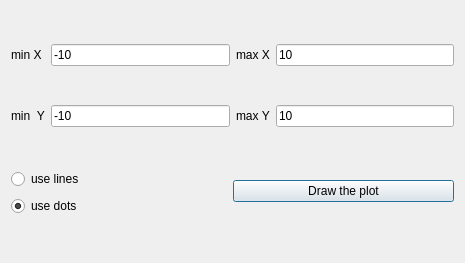
<?xml version="1.0" encoding="UTF-8"?>
<ui version="4.0">
 <class>plot_dialog</class>
 <widget class="QDialog" name="plot_dialog">
  <property name="geometry">
   <rect>
    <x>0</x>
    <y>0</y>
    <width>465</width>
    <height>263</height>
   </rect>
  </property>
  <property name="maximumSize">
   <size>
    <width>16777215</width>
    <height>400</height>
   </size>
  </property>
  <property name="windowTitle">
   <string>Dialog</string>
  </property>
  <layout class="QGridLayout" name="gridLayout_2">
   <item row="4" column="0" colspan="4">
    <layout class="QHBoxLayout" name="horizontalLayout" stretch="0,0">
     <property name="spacing">
      <number>0</number>
     </property>
     <property name="sizeConstraint">
      <enum>QLayout::SetMinAndMaxSize</enum>
     </property>
     <item>
      <layout class="QVBoxLayout" name="verticalLayout">
       <property name="spacing">
        <number>7</number>
       </property>
       <property name="topMargin">
        <number>3</number>
       </property>
       <item>
        <widget class="QRadioButton" name="lines_radio_button">
         <property name="text">
          <string>use lines</string>
         </property>
        </widget>
       </item>
       <item>
        <widget class="QRadioButton" name="dots_radio_button">
         <property name="text">
          <string>use dots</string>
         </property>
         <property name="checked">
          <bool>true</bool>
         </property>
        </widget>
       </item>
      </layout>
     </item>
     <item>
      <widget class="QPushButton" name="draw_plot_button">
       <property name="text">
        <string>Draw the plot</string>
       </property>
      </widget>
     </item>
    </layout>
   </item>
   <item row="1" column="2">
    <widget class="QLabel" name="max_x_label">
     <property name="text">
      <string>max X</string>
     </property>
    </widget>
   </item>
   <item row="2" column="2">
    <widget class="QLabel" name="max_y_label">
     <property name="text">
      <string>max Y</string>
     </property>
    </widget>
   </item>
   <item row="2" column="3">
    <widget class="QLineEdit" name="max_y_input">
     <property name="text">
      <string>10</string>
     </property>
    </widget>
   </item>
   <item row="1" column="0">
    <widget class="QLabel" name="min_x_label">
     <property name="text">
      <string>min X</string>
     </property>
    </widget>
   </item>
   <item row="1" column="1">
    <layout class="QGridLayout" name="gridLayout">
     <item row="0" column="1">
      <widget class="QLineEdit" name="min_x_input">
       <property name="text">
        <string>-10</string>
       </property>
      </widget>
     </item>
    </layout>
   </item>
   <item row="2" column="0">
    <widget class="QLabel" name="min_y_label">
     <property name="text">
      <string>min  Y</string>
     </property>
    </widget>
   </item>
   <item row="1" column="3">
    <widget class="QLineEdit" name="max_x_input">
     <property name="text">
      <string>10</string>
     </property>
    </widget>
   </item>
   <item row="2" column="1">
    <widget class="QLineEdit" name="min_y_input">
     <property name="cursor">
      <cursorShape>ArrowCursor</cursorShape>
     </property>
     <property name="text">
      <string>-10</string>
     </property>
     <property name="alignment">
      <set>Qt::AlignLeading|Qt::AlignLeft|Qt::AlignVCenter</set>
     </property>
    </widget>
   </item>
  </layout>
 </widget>
 <resources/>
 <connections/>
</ui>
